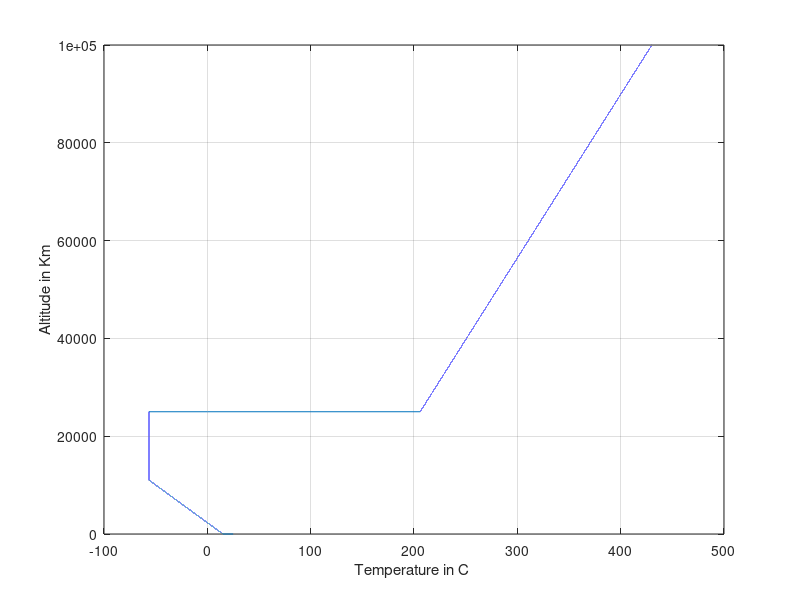
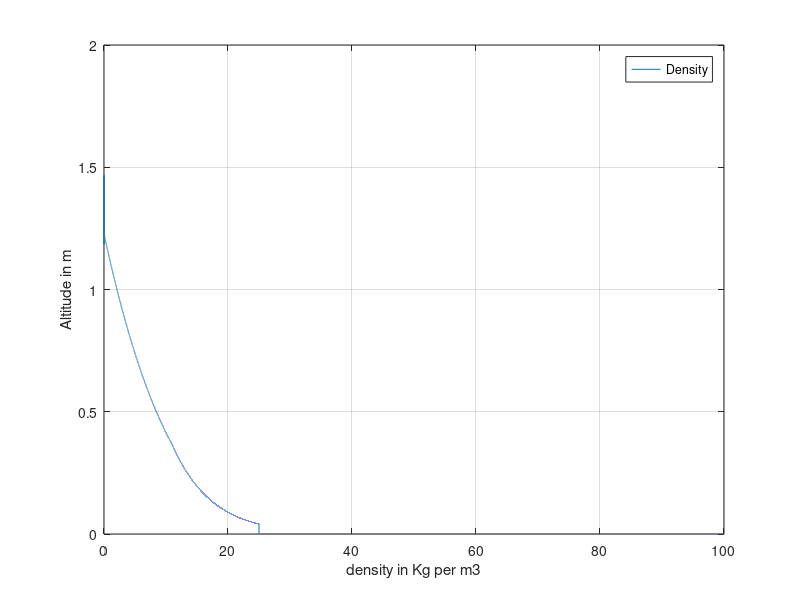
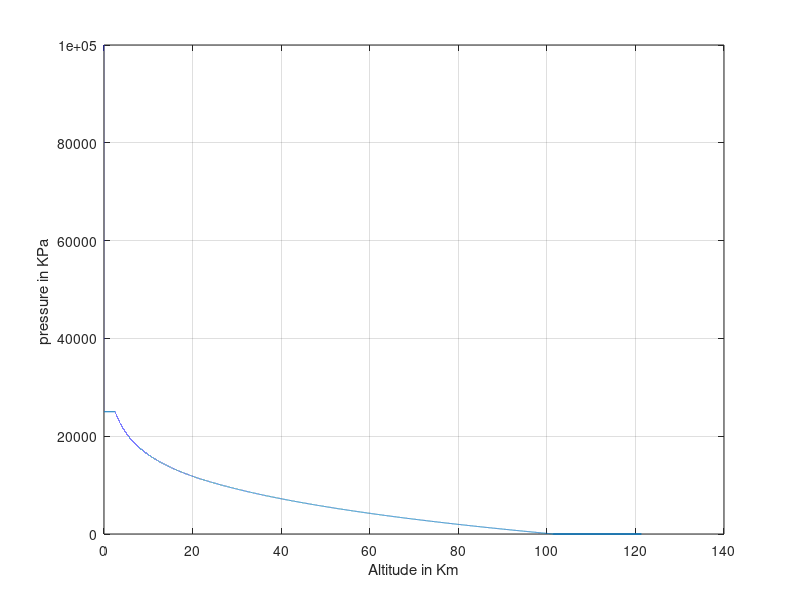

Recreate these plots in MATLAB, in order.

clear all

N = 100000;

h = 0:N-1 ; % height in m
T(1) = 25 ;  % Temperature in C
p(1) = 101.325; % \Atmopshere pressure in KPa
rho_h(1) = 1.2; % density in Kg per m3

for t = 1:N-1

if h(t) <= 11000
T(t+1) =  15.04 - 0.00649.*h(t );
p(t+1) =  101.29 .*((T(t) + 273.15) /288.08).^5.256 ;

elseif 11000 < h(t) && h(t) <= 25000
T(t) = -56.46 ;
p(t+1) = 22.65.*exp(1.73-0.000157.*h(t));


else
T(t+1) = 131.21+0.00299.*h(t);
p(t+1) = 2.488 .* ((T(t) + 273.15)/216.6).^-11.388 ;
end

rho_h(t+1) = p(t) ./(0.2869 * (T(t) + 273.15 ));

end

figure(1 )
whos
plot(T,h)
grid on
xlabel("Temperature in C ")
ylabel("Altitude in Km")

figure(2 )
plot(h./1000, rho_h)
grid on
legend Density
xlabel("density in Kg per m3")
ylabel("Altitude in m")

figure(3)
whos
plot(p,h )
grid on
ylabel("pressure in KPa ")
xlabel("Altitude in Km")
